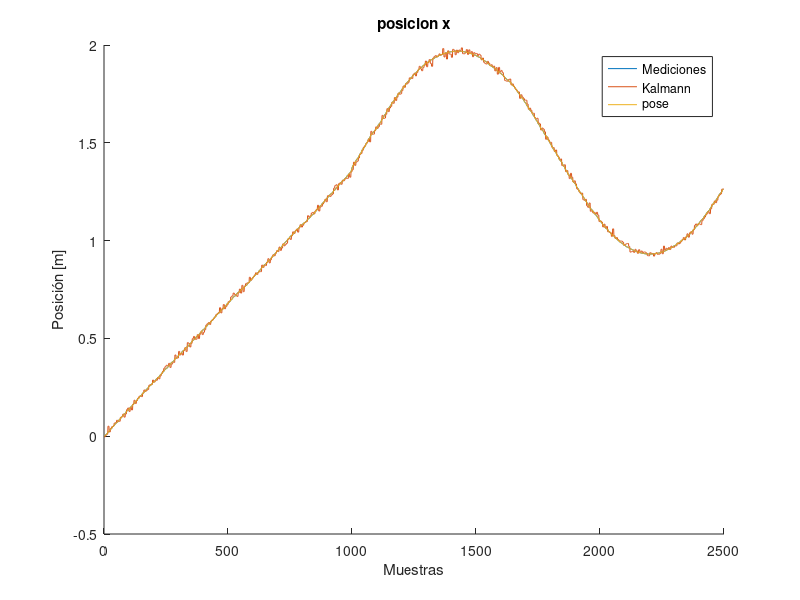
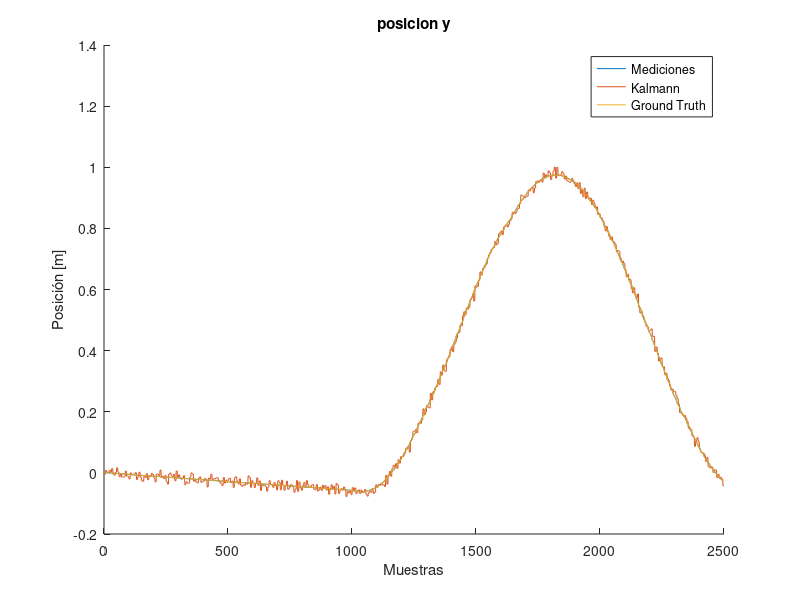
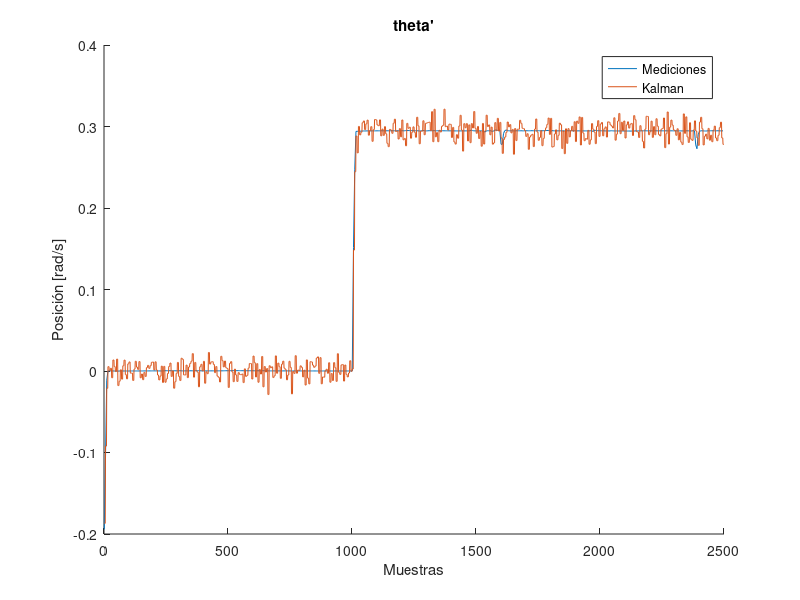
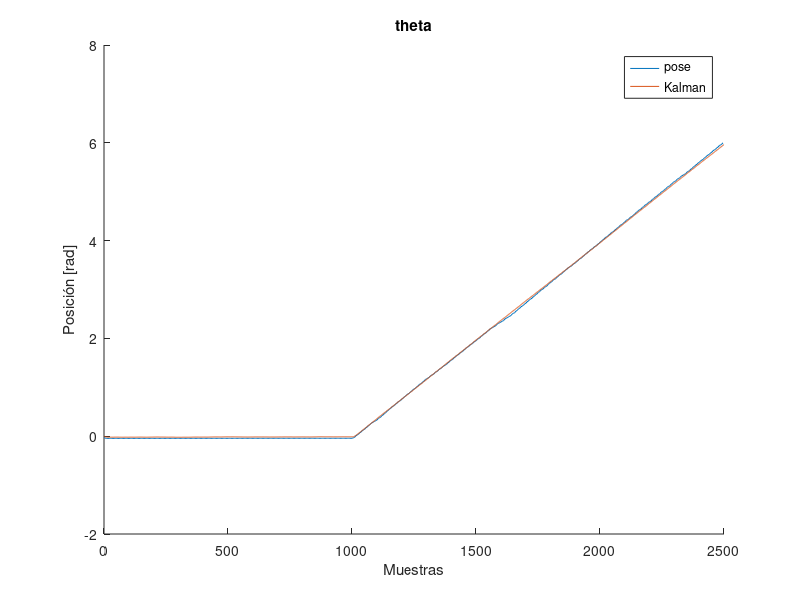

Recreate these plots in MATLAB, in order.
% Carga de datos
clear; clc; close all
load data.mat;

noise_x = wgn(1, size(mediciones, 2), -40);
noise_y = wgn(1, size(mediciones, 2), -40);
noise_pose = wgn(1, size(mediciones, 2), -40);

mediciones_ruido = [mediciones(1,:)+noise_x; mediciones(2,:)+noise_y; mediciones(3,:)+noise_pose];

%%
% Inicialización Kalman

clear dt state P_x A_x H_x R_x sv_x G_x Q_x S_x Z_x temp_x K_x

state = [0.0 0.0 0.0 0.0]'; %[x y pose pose']
dt = 0.0136;

P_x = 1;
R_x = 1/(10^5);
sv_x = 10^3;
G_x = 0.5*dt^2;
Q_x = G_x^2*sv_x^2;

clear P_y A_y H_y R_y sv_y G_y Q_y S_y Z_y temp_y K_y

P_y = 1;
R_y = 1/(10^5);
sv_y = 10^3;
G_y = 0.5*dt^2;
Q_y = G_y^2*sv_y^2;

clear P_pose A_pose H_pose R_pose sv_pose G_pose Q_pose S_pose Z_pose temp_pose K_pose

P_pose = diag([0.01 0.01]);
A_pose = [1 dt; 0  1];
H_pose = [0, 1];
R_pose = 1/(10^5);
sv_pose = 10^3;
G_pose = [0.5*dt^2 dt]';
Q_pose = G_pose*G_pose'*sv_pose^2;
I_pose = eye(2);

%%
% Procesado offline
close all
state_history = zeros(4, 5*size(mediciones, 2));
counter = 0;
for j = linspace(0, (5*size(mediciones, 2))-1, 5*size(mediciones, 2))
    if mod(j, 5) == 0
        counter = counter + 1;
    end

    P_x = P_x + Q_x;
    S_x = P_x + R_x;
    K_x = P_x*1/S_x;
    Z_x = mediciones_ruido(1, counter);  %Para usar mediciones sin ruido quitar "_ruido" del nombre de la variable.
    temp_x = Z_x - (state(1));
    state(1) = state(1) + (K_x*temp_x);
    P_x = (1 - K_x)*P_x;
    state_temp_x = state(1);

    P_y = P_y + Q_y;
    S_y = P_y + R_y;
    K_y = P_y*1/S_y;
    Z_y = mediciones_ruido(2, counter);  %Para usar mediciones sin ruido quitar "_ruido" del nombre de la variable.
    temp_y = Z_y - (state(2));
    state(2) = state(2) + (K_y*temp_y);
    P_y = (1 - K_y)*P_y;
    state_temp_y = state(2);

    state(3:4) = A_pose*state(3:4);
    P_pose = A_pose*P_pose*A_pose' + Q_pose;
    S_pose = H_pose*P_pose*H_pose' + R_pose;
    K_pose = (P_pose*H_pose') * pinv(S_pose);
    Z_pose = mediciones_ruido(3, counter);  %Para usar mediciones sin ruido quitar "_ruido" del nombre de la variable.
    temp_pose = Z_pose - (H_pose*state(3:4));
    state(3:4) = state(3:4) + (K_pose*temp_pose);
    state_temp_pose = state(3:4);
    P_pose = (I_pose - (K_pose*H_pose))*P_pose;

    if mod(j, 5) == 0 && j ~= 0
        state_history_avg(1:2, counter) = (state_history(1:2, j-3) + state_history(1:2, j-2) + state_history(1:2, j-1) + state_history(1:2, j) + state(1:2))./5;
        state_history_avg(3:4, counter) = state(3:4);
    end
    state_history(:,j+1) = state;
end

extended_lapse = (1:5:2499);

figure(1);
hold on;
plot(extended_lapse, mediciones(1,:));
plot(state_history(1,:));
plot(extended_lapse, pose_history(1,:));
title("posicion x");
legend("Mediciones", "Kalmann", "pose");
xlabel("Muestras");
ylabel("Posición [m]");

figure(2);
hold on;
plot(extended_lapse, mediciones(2,:));
plot(state_history(2,:));
plot(extended_lapse, pose_history(2,:));
title("posicion y");
legend("Mediciones", "Kalmann", "Ground Truth");
xlabel("Muestras");
ylabel("Posición [m]");

figure(3);
hold on;
plot(extended_lapse, mediciones(3,:));
plot(state_history(4,:));
title("theta'");
legend("Mediciones", "Kalman");
xlabel("Muestras");
ylabel("Posición [rad/s]");

figure(4);
hold on;
plot(extended_lapse, pose_history(3,:));
plot(state_history(3,:));
title("theta")
legend("pose", "Kalman");
xlabel("Muestras");
ylabel("Posición [rad]");
